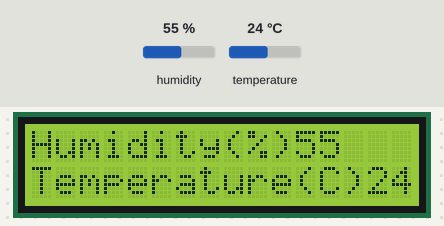
Simulated run of this sketch. Board: Arduino Uno, built with avr-gcc and run on an emulated ATmega328P. On the bench: 16×2 character LCD. The test bench sets the inputs (shaded band); at power-on: humidity 55 %, temperature 24 °C. What the sketch prints to the serial monitor is not drawn.

Above: at 1.2 s.
1.3 s: humidity set to 22 %
At 3.3 s:
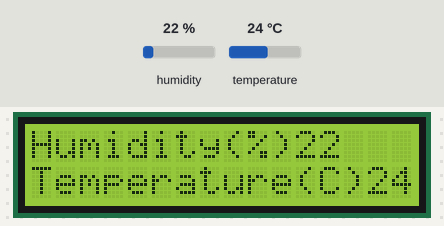
3.6 s: temperature set to 12 °C
At 4.7 s:
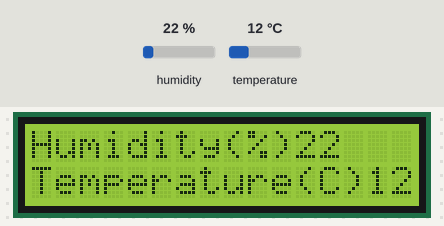
5.7 s: humidity set to 40 %
At 7.0 s:
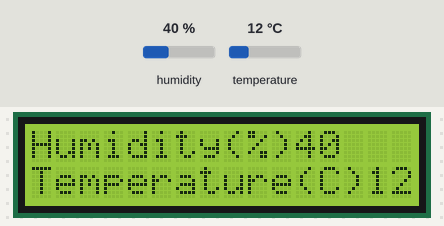
7.7 s: temperature set to 19 °C
At 9.4 s:
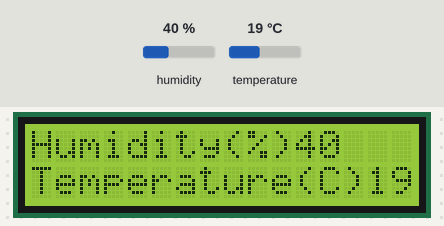
Timing chart, 0 to 10.8 s (numbered marks = the images above; inputs shaded):
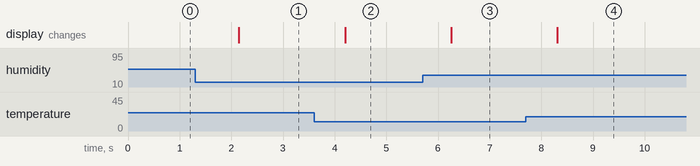

Measured:
- after the input at 1.3 s, the display: changes after 0.85 s (image 1)
- after the input at 3.6 s, the display: changes after 0.60 s (image 2)
- after the input at 5.7 s, the display: changes after 0.56 s (image 3)
- after the input at 7.7 s, the display: changes after 0.61 s (image 4)

The sketch:

XIANSHI.ino
```cpp
#include <LiquidCrystal.h>
//LiquidCrystal lcd(12,11,5,4,3,2);  //定义脚位
LiquidCrystal lcd(10,9,7,6,5,8);  //定义显示屏接脚位
#include <dht11.h>
#include <Wire.h>
dht11 DHT;
#define DHT11_PIN 4
void setup()
{
  lcd.begin(16,2); //设置LCD显示的数目。16 X 2：16格2行。
Serial.begin(9600);// 设置串口波特率9600
//串口输出”Type, status, Humidity(%), Temperature(C)”
Serial.println("Type,\tHumidity(%),\tTemperature(C)");
}
void loop()
{
int chk;//chk用于存储DHT11传感器的数据
Serial.print("DHT11 \t");
//读取DHT11传感器的数据
chk = DHT.read(DHT11_PIN);
switch(chk)
{
caseDHTLIB_OK:
Serial.print("OK,\t");
break;
caseDHTLIB_ERROR_CHECKSUM:
Serial.print("Checksum error,\t");
break;
caseDHTLIB_ERROR_TIMEOUT:
Serial.print("Time out error,\t");
break;
Serial.print("Unknown error,\t");
break;
}
//串口显示温湿度值
Serial.print(DHT.humidity,1);
Serial.print("\t");
Serial.println(DHT.temperature,1);
//  lcd.setCursor(0,1);  //将闪烁的光标设置到column 0, line 1 (注释：从0开始数起，line 0是显示第一行，line 1是第二行。)
//  lcd.print(millis()/1000); //开机后屏幕现实以秒几时的时间
lcd.setCursor(0,0);
lcd.print("Humidity(%)");//在lcd第一行显示"Humidity(%)"
lcd.print(DHT.humidity,1);
lcd.setCursor(0,1);
lcd.print("Temperature(C)");//在lcd第二行显示"Temperature(C)"
lcd.print(DHT.temperature,1);
delay(1000);
}
```
